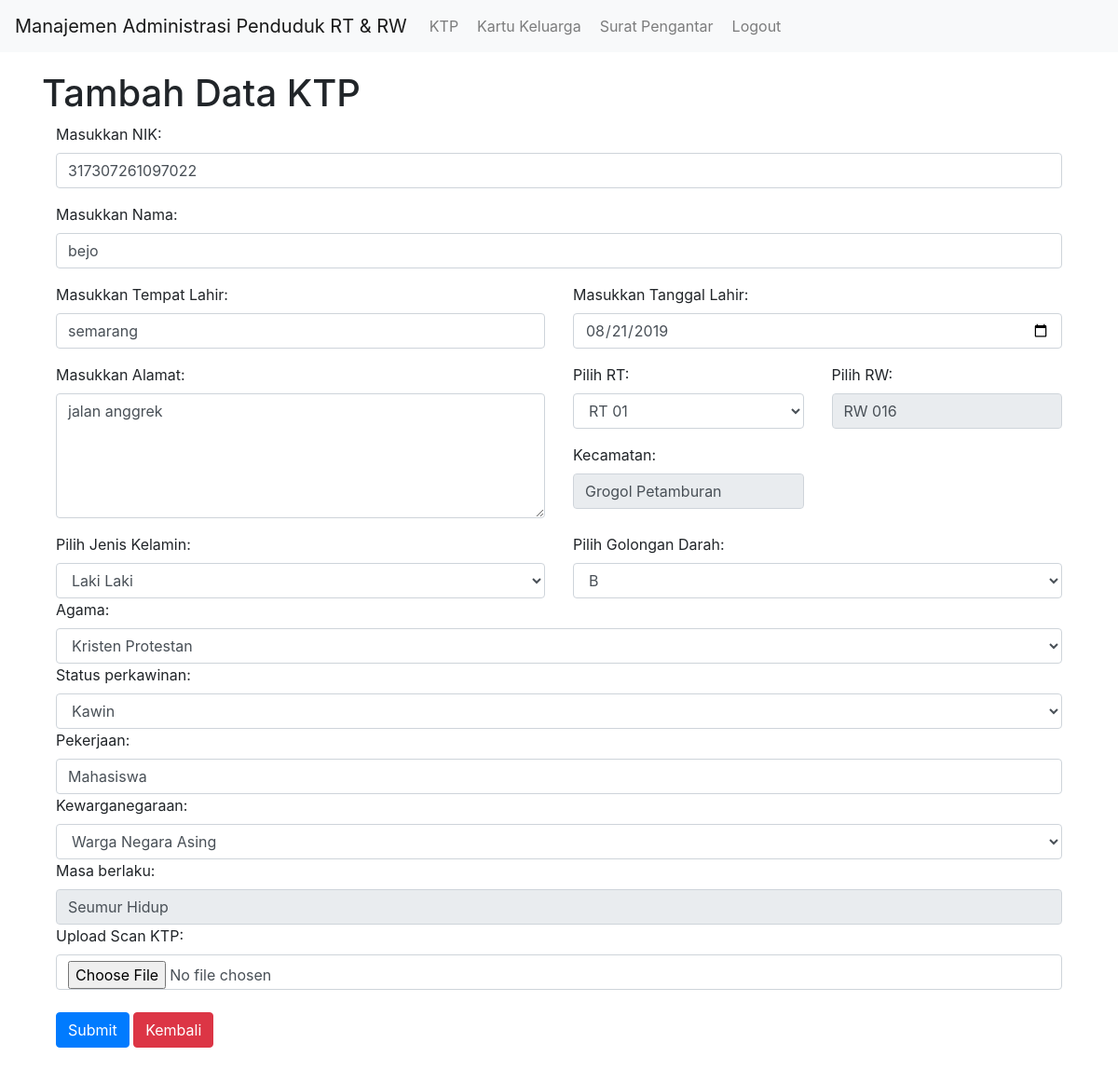
Screenshot of /warga/ktp/update/1 (signed in) with the database file from the repository.
### warga/models.py (models this page shows, shortened)
class Ktp(models.Model):
    JENIS_KELAMIN = (
        ('L', 'Laki Laki'),
        ('P', 'Perempuan')
    )
    GOLDAR_CHOICE = (
        ('1', '-'),
        ('2', 'A'),
        ('3', 'B'),
        ('4', 'AB'),
        ('5', 'O'),
    )
    RT_CHOICES = (
        ('1', 'RT 01'),
        ('2', 'RT 02'),
        ('3', 'RT 03'),
        ('4', 'RT 04'),
        ('5', 'RT 05'),
        ('6', 'RT 06'),
        ('7', 'RT 07'),
        ('8', 'RT 08'),
        ('9', 'RT 09'),
    )
    AGAMA_CHOICES = (
        ('1', '-'),
        ('2', 'Islam'),
        ('3', 'Kristen Protestan'),
        ('4', 'Hindu'),
        ('5', 'Budha'),
        ('6', 'Katolik'),
        ('7', 'Kong Hu Cu'),
    )
    STATUS_PERKAWINAN = (
        ('BK', 'Belum Kawin'),
        ('K', 'Kawin '),
    )
    KEWARGANEGARAAN_CHOICE = (
        ('WNI', 'Warga Negara Indonesia'),
        ('WNA', 'Warga Negara Asing')
    )
    nik = models.CharField(max_length=16,unique=True)
    nama = models.CharField(max_length=100, blank=False, null=False)
    tanggal_lahir = models.DateField()
    tempat_lahir = models.CharField(max_length=15)
    jenis_kelamin = models.CharField(max_length=10, choices=JENIS_KELAMIN)
    golongan_darah = models.CharField(max_length=2, choices=GOLDAR_CHOICE, default=1)
    alamat = models.CharField(max_length=50)
    rt = models.CharField(max_length=3, choices=RT_CHOICES, blank=True, null=True)
    rw = models.CharField(max_length=7, default="RW 016", blank=False, null=False)
    kecamatan = models.CharField(max_length=25, default="Grogol Petamburan")
    agama = models.CharField(max_length=15, choices=AGAMA_CHOICES, default=1)
    status_perkawinan = models.CharField(max_length=11, choices=STATUS_PERKAWINAN, default=1)
    pekerjaan = models.CharField(max_length=25)
    kewarganegaraan = models.CharField(max_length=3, choices=KEWARGANEGARAAN_CHOICE)
    masa_berlaku = models.CharField(max_length=15, default="Seumur Hidup", editable=False)
    scan_ktp = models.ImageField(blank=True, null=True,
                                 upload_to='scan_ktp/',
                                 default='/noimage.png')

### warga/views.py (the view, shortened to what this page needs)
# urls.py: path('ktp/update/<pk>', KtpUpdate.as_view(), name='update_ktp'),
class KtpUpdate(LoginRequiredMixin,UpdateView):
    login_url = '/akun/login'
    form_class = KTPForm
    model = Ktp
    template_name = "ktp/ktp_create.html"

### warga/templates/ktp/ktp_create.html (shortened to what this page needs)
{% extends "base.html" %}
{% block contents %}
    <h1>Tambah Data KTP</h1>
    <div class="container">
        <form method="post" enctype="multipart/form-data">
            <div class="row">
                <div class="col-md-12">
                    <div class="form-group">
                        {{ form.nik.label_tag }}
                        {{ form.nik }}
                    </div>
                </div>
            </div>
            <div class="row">
                <div class="col-md-12">
                    <div class="form-group">
                        {{ form.nama.label_tag }}
                        {{ form.nama }}
                        </div>
                </div>
            </div>
            <div class="row">
                <div class="col-md-6">
                    <div class="form-group">
                        {{ form.tempat_lahir.label_tag }}
                        {{ form.tempat_lahir }}
                    </div>
                </div>
                <div class="col-md-6">
                    <div class="form-group">
                        {{ form.tanggal_lahir.label_tag }}
                        {{ form.tanggal_lahir }}
                    </div>
                </div>
            </div>
            <div class="row">
                <div class="col-sm-6">
                    <div class="form-group">
                        {{ form.alamat.label_tag }}
                        {{ form.alamat }}
                    </div>
                </div>
                <div class="col-md-3">
                    <div class="form-group">
                        {{ form.rt.label_tag }}
                        {{ form.rt }}
                    </div>
                    <div class="form-group">
                        {{ form.kecamatan.label_tag }}
                        {{ form.kecamatan }}
                    </div>
                </div>
                <div class="col-md-3">
                    <div class="form-group">
                        {{ form.rw.label_tag }}
                        {{ form.rw }}
                    </div>
                </div>
            </div>
            <div class="row">
                <div class="col-md-6">
                    {{ form.jenis_kelamin.label_tag }}
                    {{ form.jenis_kelamin }}
                </div>
                <div class="col-md-6">
                    {{ form.golongan_darah.label_tag }}
                    {{ form.golongan_darah }}
                </div>
            </div>
            <div class="row">
                <div class="col-md-12">
                    {{ form.agama.label_tag }}
                    {{ form.agama }}
                </div>
            </div>
            <div class="row">
                <div class="col-md-12">
                    {{ form.status_perkawinan.label_tag }}
                    {{ form.status_perkawinan }}
                </div>
            </div>
            <div class="row">
                <div class="col-md-12">
                    {{ form.pekerjaan.label_tag }}
                    {{ form.pekerjaan }}
                </div>
            </div>
            <div class="row">
                <div class="col-md-12">
                    {{ form.kewarganegaraan.label_tag }}
                    {{ form.kewarganegaraan }}
                </div>
            </div>
            <div class="row">
                <div class="col-md-12">
                    {{ form.masa_berlaku.label_tag }}
                    {{ form.masa_berlaku }}
                </div>
            </div>
            <div class="row">
                <div class="col-md-12">
                    {{ form.scan_ktp.label_tag }}
                    {{ form.scan_ktp }}
                </div>
            </div>
            <br>
            <div class="row">
                <div class="col-md-3">
                    <button class="btn btn-primary" type="submit">Submit</button>
                    <a class="btn btn-danger" href="{% url 'warga:list_ktp'%}" title="Kembali">Kembali</a>
                </div>
            </div>
            <br>
        </form>
    </div>
{% endblock contents %}

### rows the page displays
Ktp: nik "317307261097022", nama "bejo", tempat_lahir "semarang", tanggal_lahir "08/21/2019", alamat "jalan anggrek", rt "RT 01", kecamatan "Grogol Petamburan", rw "RW 016", jenis_kelamin "Laki Laki", golongan_darah "B", agama "Kristen Protestan", status_perkawinan "Kawin", pekerjaan "Mahasiswa", kewarganegaraan "Warga Negara Asing", masa_berlaku "Seumur Hidup"
